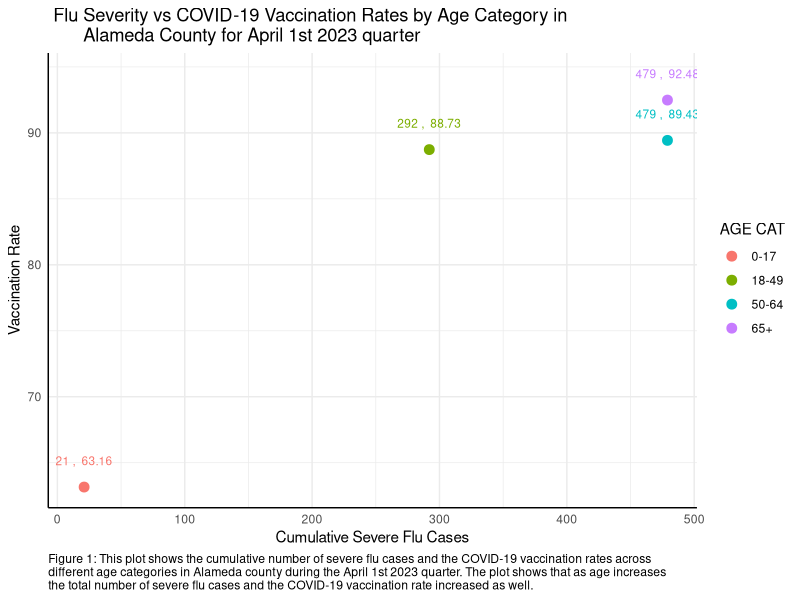

Write R code to recreate this figure.
## ---- chunk 1

# First we are adding all the packages that are needed to create the visualizations and importing the final dataset.

library(readr)
library(tidyverse)
library(dplyr)
library(knitr)
library(kableExtra)
library(ggplot2)
## ---- chunk 2

# In the below code chunk we are importing the three datasets provided for this scenario. For datasets in a .csv format we are using the read_csv() command from the readr package.

final_data <- read_csv("./Final_aggregated_data_Milestone4.csv")

final_data_renamed <- rename_with(final_data,
                                  ~ toupper(
                                    gsub("_",
                                         " ",
                                         .x,
                                         fixed = TRUE)
                                  ))

print(final_data_renamed)
## ---- chunk 3

# Removing the 12th column from final_data_renamed
final_clean_data <- final_data_renamed[,-12]

# Renaming the "COUNTY NAME.X" column to "COUNTY NAME"
final_clean_data <- final_clean_data %>%
  rename(`COUNTY NAME` = `COUNTY NAME.X`)
print(final_clean_data)
## ---- chunk 4

ggplot(final_clean_data, aes(x = `CUMULATIVE SEVERE`, y = `VACCINATION RATE`, color = `AGE CAT`)) +
  geom_point(size = 3) +  # Adjusting the size of the points as needed
  geom_text(aes(label = paste(round(`CUMULATIVE SEVERE`, 2), ", ", round(`VACCINATION RATE`, 2))),
            position = position_nudge(y = 2), size = 3, show.legend = FALSE) +  # Nudging labels up
  geom_text(data = subset(final_clean_data, `AGE CAT` == "0-17"),
            aes(label = paste(round(`CUMULATIVE SEVERE`, 2), ", ", round(`VACCINATION RATE`, 2))),
            position = position_nudge(x = -5), size = 3, show.legend = FALSE, hjust = 5) +  # Moving label to the left
  labs(title = " Flu Severity vs COVID-19 Vaccination Rates by Age Category in 
       Alameda County for April 1st 2023 quarter",
       x = "Cumulative Severe Flu Cases",
       y = "Vaccination Rate",
       caption = "Figure 1: This plot shows the cumulative number of severe flu cases and the COVID-19 vaccination rates across 
different age categories in Alameda county during the April 1st 2023 quarter. The plot shows that as age increases
the total number of severe flu cases and the COVID-19 vaccination rate increased as well.") +
  theme_minimal() + theme(axis.line = element_line(size = 0.5),
                          plot.caption = element_text(hjust = 0))
## ---- chunk 5

# Making a kable
new_kable <- kable(final_clean_data, format = "markdown", caption = "Influenza Cases and COVID-19 Vaccination Data from Alameda County Second Quarter 2023", align = "c", booktabs = TRUE) %>%
  kable_styling(latex_options = c("striped", "hold_position"), full_width = FALSE)

# Adding a footnote as a description
add_footnote(
  new_kable,
  label = c("This table shows a variety of statistics pertaining to influenza (flu) cases and COVID-19 vaccination in Alameda County in the second quarter of calendar year 2023. With increasing age (groups), the vaccination rate for COVID-19 increases, but severe flu cases also increase."),
  notation = "alphabet",
  threeparttable = FALSE,
  escape = TRUE)
## ---- chunk 6
# Merging the two final datasets to create one final dataset

### The code is below ### 

# merged_final_alameda <- merge(sim_Cali_aggregated, ca_vax_county_final, by = "age_cat", 
# all = TRUE)
# print(merged_final_alameda)

### The above code only shows the final merge of the simulated CA flu severity/ morbidity dataset and the covid vaccination dataset. ### 
